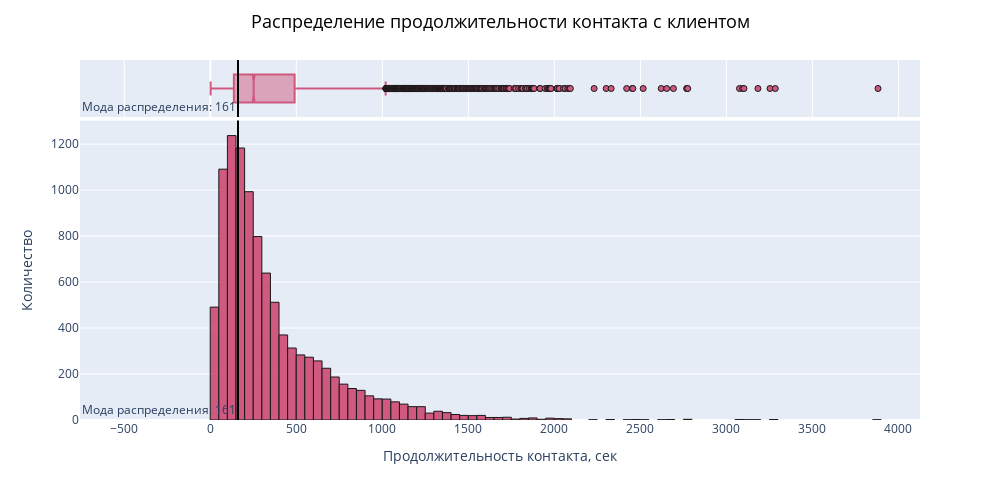

The code cell stored with this chart in its notebook:
### Code cell
quant_fig('duration', 'продолжительности контакта с клиентом', 'Продолжительность контакта, сек')

### Figure 1 — Plotly figure (JSON) as saved in the notebook; plotly's stock layout.template omitted (floating-point values rounded to 4 significant figures; data arrays with more than 128 entries replaced by an {"elided": "..."} marker saying what was removed)
{"data": [{"alignmentgroup": "True", "bingroup": "x", "hoverinfo": "all", "hovertemplate": "Продолжительность контакта, сек: %{x}<br> Количество: %{y}", "legendgroup": "", "marker": {"color": "rgb(204, 74, 115)", "line": {"color": "black", "width": 1}, "pattern": {"shape": ""}}, "name": "", "nbinsx": 100, "offsetgroup": "", "opacity": 0.9, "orientation": "v", "showlegend": false, "type": "histogram", "x": {"elided": "10105 int values"}, "xaxis": "x", "yaxis": "y"}, {"alignmentgroup": "True", "hoverinfo": "all", "hovertemplate": "Продолжительность контакта, сек: %{x}<br> Количество: %{y}", "legendgroup": "", "marker": {"color": "rgb(204, 74, 115)", "line": {"color": "black", "width": 1}}, "name": "", "notched": true, "offsetgroup": "", "opacity": 0.9, "showlegend": false, "type": "box", "x": {"elided": "10105 int values"}, "xaxis": "x2", "yaxis": "y2"}], "layout": {"annotations": [{"showarrow": false, "text": "Мода распределения: 161", "x": 161, "xanchor": "right", "xref": "x", "y": 0, "yanchor": "bottom", "yref": "y domain"}, {"showarrow": false, "text": "Мода распределения: 161", "x": 161, "xanchor": "right", "xref": "x2", "y": 0, "yanchor": "bottom", "yref": "y2 domain"}], "barmode": "relative", "height": 500, "legend": {"tracegroupgap": 0}, "margin": {"t": 60}, "shapes": [{"line": {"color": "black", "width": 2}, "type": "line", "x0": 161, "x1": 161, "xref": "x", "y0": 0, "y1": 1, "yref": "y domain"}, {"line": {"color": "black", "width": 2}, "type": "line", "x0": 161, "x1": 161, "xref": "x2", "y0": 0, "y1": 1, "yref": "y2 domain"}], "title": {"font": {"color": "black", "size": 18}, "text": "Распределение продолжительности контакта с клиентом", "x": 0.5, "xanchor": "center", "y": 0.97, "yanchor": "top"}, "width": 1000, "xaxis": {"anchor": "y", "domain": [0, 1], "showspikes": true, "title": {"text": "Продолжительность контакта, сек"}}, "xaxis2": {"anchor": "y2", "domain": [0, 1], "matches": "x", "showgrid": true, "showspikes": true, "showticklabels": false}, "yaxis": {"anchor": "x", "domain": [0, 0.8316], "showspikes": true, "title": {"text": "Количество"}}, "yaxis2": {"anchor": "x2", "domain": [0.8416, 1], "matches": "y2", "showgrid": false, "showline": false, "showspikes": true, "showticklabels": false, "ticks": ""}}}
